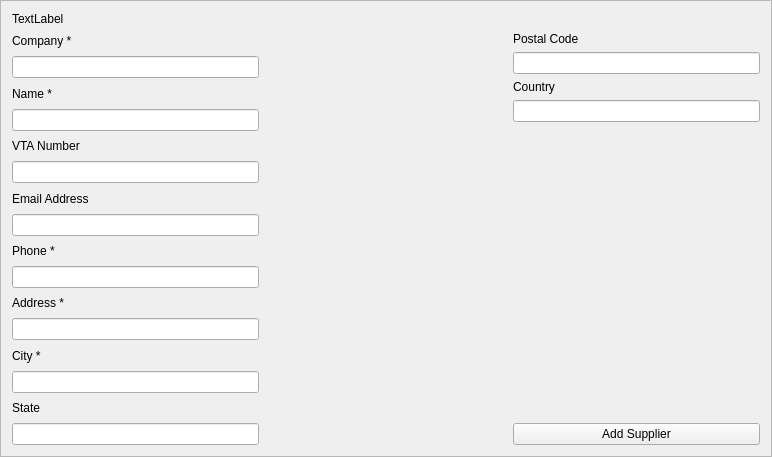
<?xml version="1.0" encoding="UTF-8"?>
<ui version="4.0">
 <class>F_AddSupplier</class>
 <widget class="QFrame" name="F_AddSupplier">
  <property name="geometry">
   <rect>
    <x>0</x>
    <y>0</y>
    <width>772</width>
    <height>457</height>
   </rect>
  </property>
  <property name="windowTitle">
   <string>Frame</string>
  </property>
  <property name="frameShape">
   <enum>QFrame::StyledPanel</enum>
  </property>
  <property name="frameShadow">
   <enum>QFrame::Raised</enum>
  </property>
  <layout class="QVBoxLayout" name="verticalLayout">
   <item>
    <widget class="QLabel" name="label">
     <property name="text">
      <string>TextLabel</string>
     </property>
    </widget>
   </item>
   <item>
    <layout class="QHBoxLayout" name="layoutMain">
     <item>
      <layout class="QVBoxLayout" name="layoutLeftSide">
       <item>
        <widget class="QLabel" name="L_company">
         <property name="text">
          <string>Company *</string>
         </property>
        </widget>
       </item>
       <item>
        <widget class="QLineEdit" name="Le_company">
         <property name="maxLength">
          <number>255</number>
         </property>
        </widget>
       </item>
       <item>
        <widget class="QLabel" name="L_name">
         <property name="text">
          <string>Name *</string>
         </property>
        </widget>
       </item>
       <item>
        <widget class="QLineEdit" name="Le_name">
         <property name="maxLength">
          <number>50</number>
         </property>
        </widget>
       </item>
       <item>
        <widget class="QLabel" name="L_vtaNumber">
         <property name="text">
          <string>VTA Number</string>
         </property>
        </widget>
       </item>
       <item>
        <widget class="QLineEdit" name="Le_vtaNumber"/>
       </item>
       <item>
        <widget class="QLabel" name="L_email">
         <property name="text">
          <string>Email Address</string>
         </property>
        </widget>
       </item>
       <item>
        <widget class="QLineEdit" name="Le_email">
         <property name="maxLength">
          <number>255</number>
         </property>
        </widget>
       </item>
       <item>
        <widget class="QLabel" name="L_phone">
         <property name="text">
          <string>Phone *</string>
         </property>
        </widget>
       </item>
       <item>
        <widget class="QLineEdit" name="Le_phone">
         <property name="maxLength">
          <number>20</number>
         </property>
        </widget>
       </item>
       <item>
        <widget class="QLabel" name="L_address">
         <property name="text">
          <string>Address *</string>
         </property>
        </widget>
       </item>
       <item>
        <widget class="QLineEdit" name="Le_address">
         <property name="maxLength">
          <number>50</number>
         </property>
        </widget>
       </item>
       <item>
        <widget class="QLabel" name="L_city">
         <property name="text">
          <string>City *</string>
         </property>
        </widget>
       </item>
       <item>
        <widget class="QLineEdit" name="Le_city">
         <property name="maxLength">
          <number>50</number>
         </property>
         <property name="echoMode">
          <enum>QLineEdit::Password</enum>
         </property>
        </widget>
       </item>
       <item>
        <widget class="QLabel" name="L_state">
         <property name="text">
          <string>State</string>
         </property>
        </widget>
       </item>
       <item>
        <widget class="QLineEdit" name="Le_state">
         <property name="maxLength">
          <number>50</number>
         </property>
         <property name="echoMode">
          <enum>QLineEdit::Password</enum>
         </property>
        </widget>
       </item>
      </layout>
     </item>
     <item>
      <spacer name="horizontalSpacer">
       <property name="orientation">
        <enum>Qt::Horizontal</enum>
       </property>
       <property name="sizeHint" stdset="0">
        <size>
         <width>40</width>
         <height>20</height>
        </size>
       </property>
      </spacer>
     </item>
     <item>
      <layout class="QVBoxLayout" name="layoutRightSide">
       <item>
        <widget class="QLabel" name="L_postalCode">
         <property name="text">
          <string>Postal Code</string>
         </property>
        </widget>
       </item>
       <item>
        <widget class="QLineEdit" name="Le_postalCode"/>
       </item>
       <item>
        <widget class="QLabel" name="L_country">
         <property name="text">
          <string>Country</string>
         </property>
        </widget>
       </item>
       <item>
        <widget class="QLineEdit" name="LE_country"/>
       </item>
       <item>
        <spacer name="verticalSpacer">
         <property name="orientation">
          <enum>Qt::Vertical</enum>
         </property>
         <property name="sizeHint" stdset="0">
          <size>
           <width>20</width>
           <height>40</height>
          </size>
         </property>
        </spacer>
       </item>
       <item>
        <widget class="QPushButton" name="Bt_addSupplier">
         <property name="text">
          <string>Add Supplier</string>
         </property>
        </widget>
       </item>
      </layout>
     </item>
    </layout>
   </item>
  </layout>
 </widget>
 <resources/>
 <connections/>
</ui>
